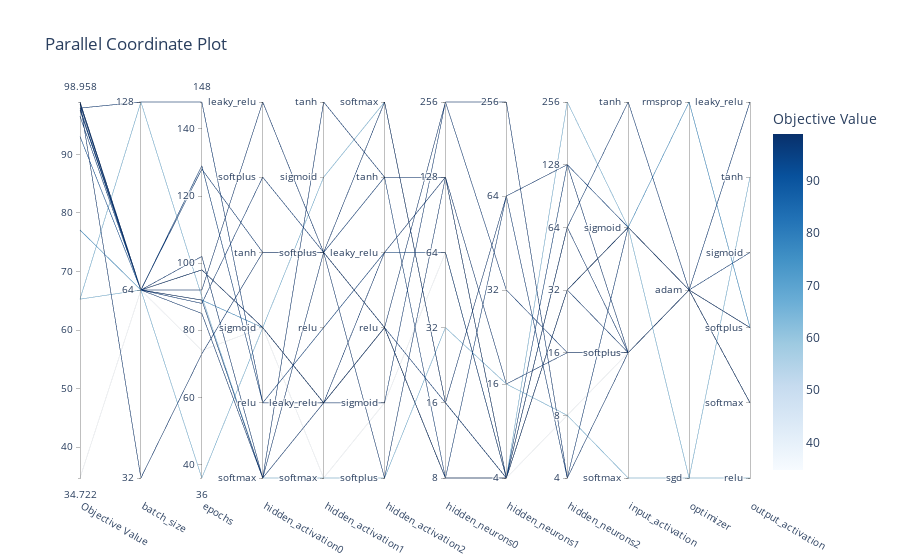

The notebook cell saved with this chart:
### Code cell
del params[1]
fig = optuna.visualization.plot_parallel_coordinate(ffnn_study, params=params)
show(fig)

### Figure 1 — Plotly figure (JSON) as saved in the notebook; plotly's stock layout.template omitted (floating-point values rounded to 4 significant figures)
{"data": [{"dimensions": [{"label": "Objective Value", "range": [34.72, 98.96], "values": [98.96, 98.96, 77.08, 93.06, 97.57, 97.92, 65.28, 98.96, 34.72, 96.53, 98.61, 98.61, 98.96, 65.28, 97.92]}, {"label": "batch_size", "range": [0, 2], "ticktext": ["32", "64", "128"], "tickvals": [0, 1, 2], "values": [0, 1, 1, 1, 1, 1, 1, 1, 1, 1, 1, 1, 1, 2, 2]}, {"label": "epochs", "range": [36, 148], "values": [73, 98, 89, 98, 128, 88, 36, 92, 74, 129, 85, 102, 89, 90, 148]}, {"label": "hidden_activation0", "range": [0, 5], "ticktext": ["softmax", "relu", "sigmoid", "tanh", "softplus", "leaky_relu"], "tickvals": [0, 1, 2, 3, 4, 5], "values": [3, 2, 2, 2, 3, 4, 2, 5, 2, 1, 0, 0, 0, 0, 1]}, {"label": "hidden_activation1", "range": [0, 5], "ticktext": ["softmax", "leaky_relu", "relu", "softplus", "sigmoid", "tanh"], "tickvals": [0, 1, 2, 3, 4, 5], "values": [3, 1, 1, 1, 3, 3, 4, 3, 0, 2, 3, 5, 1, 0, 1]}, {"label": "hidden_activation2", "range": [0, 5], "ticktext": ["softplus", "sigmoid", "relu", "leaky_relu", "tanh", "softmax"], "tickvals": [0, 1, 2, 3, 4, 5], "values": [2, 2, 2, 2, 4, 2, 5, 5, 1, 3, 0, 4, 3, 0, 1]}, {"label": "hidden_neurons0", "range": [0, 5], "ticktext": ["8", "16", "32", "64", "128", "256"], "tickvals": [0, 1, 2, 3, 4, 5], "values": [5, 0, 0, 0, 0, 1, 1, 1, 3, 3, 4, 4, 4, 2, 5]}, {"label": "hidden_neurons1", "range": [0, 4], "ticktext": ["4", "16", "32", "64", "256"], "tickvals": [0, 1, 2, 3, 4], "values": [4, 0, 0, 0, 3, 0, 0, 3, 0, 0, 0, 0, 1, 1, 2]}, {"label": "hidden_neurons2", "range": [0, 6], "ticktext": ["4", "8", "16", "32", "64", "128", "256"], "tickvals": [0, 1, 2, 3, 4, 5, 6], "values": [0, 3, 3, 3, 0, 4, 6, 5, 1, 5, 3, 4, 2, 1, 2]}, {"label": "input_activation", "range": [0, 3], "ticktext": ["softmax", "softplus", "sigmoid", "tanh"], "tickvals": [0, 1, 2, 3], "values": [1, 2, 2, 2, 2, 3, 2, 1, 1, 2, 1, 1, 1, 0, 1]}, {"label": "optimizer", "range": [0, 2], "ticktext": ["sgd", "adam", "rmsprop"], "tickvals": [0, 1, 2], "values": [1, 1, 2, 1, 1, 1, 0, 1, 1, 1, 1, 1, 1, 0, 1]}, {"label": "output_activation", "range": [0, 5], "ticktext": ["relu", "softmax", "softplus", "sigmoid", "tanh", "leaky_relu"], "tickvals": [0, 1, 2, 3, 4, 5], "values": [2, 2, 2, 2, 3, 5, 4, 2, 2, 2, 1, 1, 1, 0, 1]}], "labelangle": 30, "labelside": "bottom", "line": {"color": [98.96, 98.96, 77.08, 93.06, 97.57, 97.92, 65.28, 98.96, 34.72, 96.53, 98.61, 98.61, 98.96, 65.28, 97.92], "colorbar": {"title": {"text": "Objective Value"}}, "colorscale": [[0, "rgb(247,251,255)"], [0.125, "rgb(222,235,247)"], [0.25, "rgb(198,219,239)"], [0.375, "rgb(158,202,225)"], [0.5, "rgb(107,174,214)"], [0.625, "rgb(66,146,198)"], [0.75, "rgb(33,113,181)"], [0.875, "rgb(8,81,156)"], [1, "rgb(8,48,107)"]], "reversescale": false, "showscale": true}, "type": "parcoords"}], "layout": {"title": {"text": "Parallel Coordinate Plot"}}}
